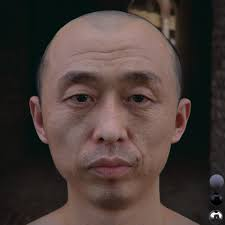
#> input picture grp-pourpre/scripts/ref_image.jpeg, 225 x 225 px, given in place of the camera
$ python seg.py
#> lines starting #> are read from the running program, lines starting #| are printed output that depends on the picture; after the words box and inside, x2 and y2 are one past the last pixel; in counts of white or black regions, pixels touching at a corner belong together
import cv2
import numpy as np

def souris(event, x, y, flags, param):
    global lo, hi, color, hsv_px

    if event == cv2.EVENT_MOUSEMOVE:
        # Conversion des trois couleurs RGB sous la souris en HSV
        px = frame[y,x] # inversé car convention
        px_array = np.uint8([[px]]) # création image
        hsv_px = cv2.cvtColor(px_array,cv2.COLOR_BGR2HSV)

    if event==cv2.EVENT_MBUTTONDBLCLK:
        color=image[y, x][0]

    if event==cv2.EVENT_LBUTTONDOWN:
        if color>5:
            color-=1

    if event==cv2.EVENT_RBUTTONDOWN:
        if color<250:
            color+=1

    lo[0]=color-10   # intervalle d'erreur
    hi[0]=color+20

color=1 # teinte de départ

lo=np.array([color-5, 100, 50]) # H S V
hi=np.array([color+5, 255,255])

color_info=(0, 0, 255)

cap=cv2.VideoCapture(0)
cv2.namedWindow('Camera')
cv2.setMouseCallback('Camera', souris)
hsv_px = [0,0,0]

while True: # permets la lecture en continue
    ret, frame=cap.read() #lecture d'une image # ret booléen
#> frame is the input picture: shape (225, 225, 3); mean B, G, R 56.4, 60.4, 73.8
    image=cv2.cvtColor(frame, cv2.COLOR_BGR2HSV) # convertis en HSV
#> image: shape (225, 225, 3); mean H, S, V 35.5, 79.2, 75.7
    mask=cv2.inRange(image, lo, hi) # fonction qui filtre en blanc tous les pixels entre lo et hi de l'image # double seuillage
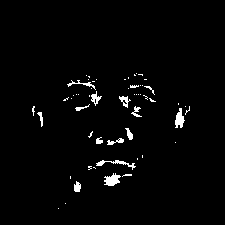
#> mask: shape (225, 225); 2.2% white; 56 white regions (41 under 20 px), largest, box (x1, y1, x2, y2) and area: (104, 173, 121, 186) 138, (175, 108, 185, 128) 122, (96, 160, 136, 170) 111
    image=cv2.blur(image, (7, 7)) # permets de flouter l'image
#> image: shape (225, 225, 3); mean H, S, V 35.5, 79.2, 75.7
    mask=cv2.erode(mask, None, iterations=4) # filtre le bruit en diminuant la taille des pixels
#> mask: shape (225, 225); every value is 0
    mask=cv2.dilate(mask, None, iterations=4) # augmente la taille des pixels de la zone blanche
    image2=cv2.bitwise_and(frame, frame, mask= mask) # permets d'afficher l'image segmenté avec un et logique
#> image2: shape (225, 225, 3); every value is 0
    cv2.putText(frame, "Couleur: {:d}".format(color), (10, 30), cv2.FONT_HERSHEY_DUPLEX, 1, color_info, 1, cv2.LINE_AA)
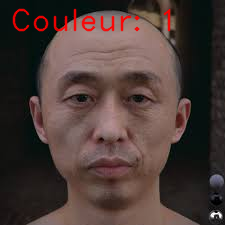
#> frame: shape (225, 225, 3); 2.22% of pixels changed, all inside (x1, y1, x2, y2) = (12, 8, 171, 32)

    # Affichage des composantes HSV sous la souris sur l'image
    pixel_hsv = " ".join(str(values) for values in hsv_px)
    font = cv2.FONT_HERSHEY_SIMPLEX
    cv2.putText(frame, "px HSV: "+pixel_hsv, (10, 260),
               font, 1, (255, 255, 255), 1, cv2.LINE_AA)

    cv2.imshow('Camera', frame)
    cv2.imshow('image2', image2)
    cv2.imshow('Mask', mask)

    if cv2.waitKey(1)&0xFF==ord('q'): # récupère la touche qui a été appuyé, waitkey en mini seconde
#> (key q is pressed here)
        break


cap.release()   # libère la webcam
cv2.destroyAllWindows()
